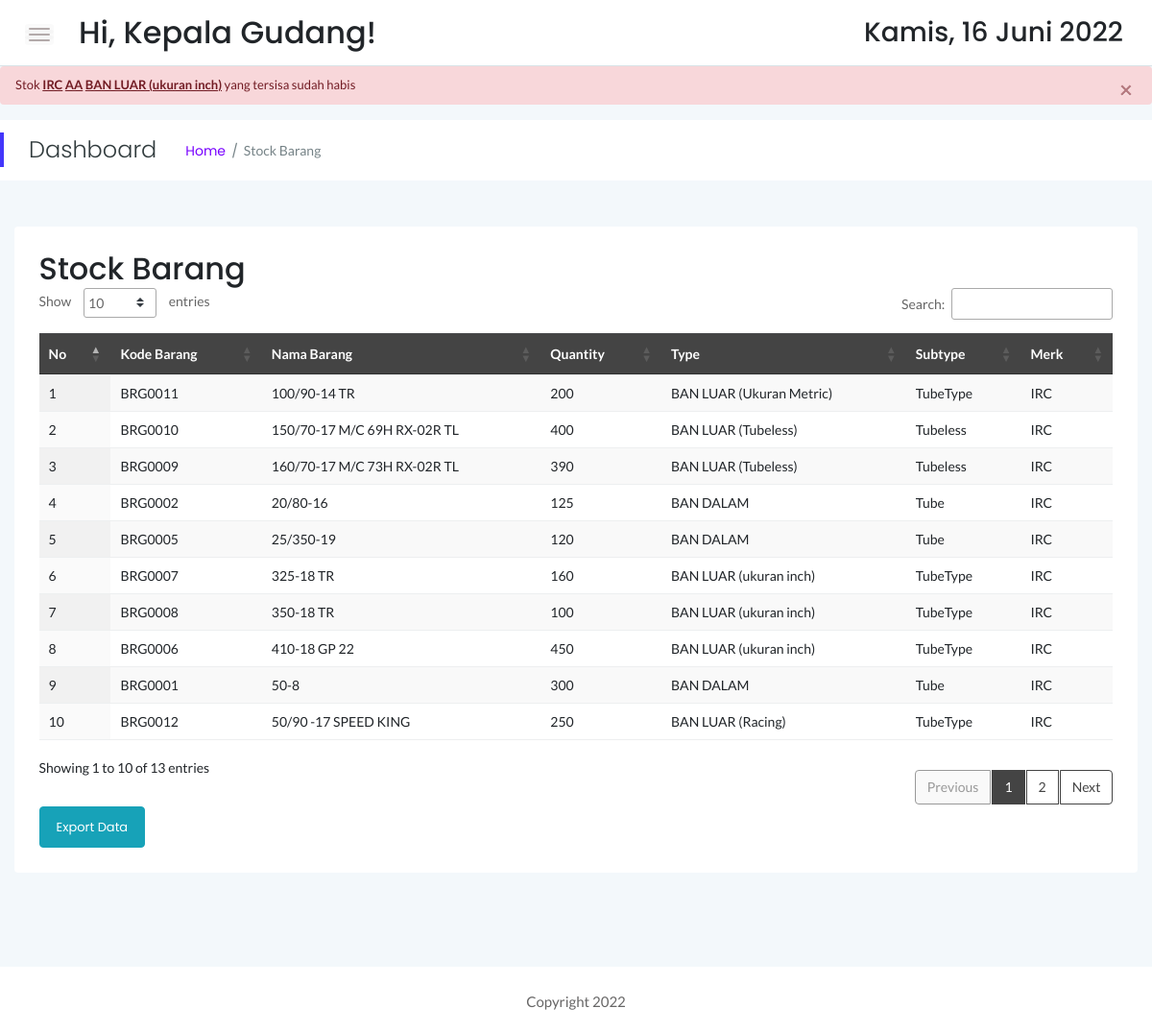
/inven/stock/stock.php (signed in), run on the app's committed database.
### tables this page shows
CREATE TABLE IF NOT EXISTS `sstock_brg` (
  `idx` int(11) NOT NULL AUTO_INCREMENT,
  `kode_brg` varchar(255) NOT NULL,
  `nama` varchar(55) NOT NULL,
  `harga` int(255) NOT NULL,
  `diskon` int(11) NOT NULL,
  `stock` int(12) NOT NULL,
  `jenis` varchar(30) NOT NULL,
  `subtype` varchar(255) NOT NULL,
  `merk` varchar(40) NOT NULL,
  `keterangan` varchar(255) NOT NULL,
  `tgl_input` datetime NOT NULL,
  PRIMARY KEY (`idx`)
);

### inven/stock/stock.php (the view, shortened to what this page needs)
<!doctype html>
<html class="no-js" lang="en">
<?php
    include '../dbconnect.php';
	?>
<head>
    <link rel="stylesheet" href="assets/css/bootstrap.min.css">
    <link rel="stylesheet" href="assets/css/font-awesome.min.css">
    <link rel="stylesheet" href="assets/css/themify-icons.css">
    <link rel="stylesheet" href="assets/css/metisMenu.css">
    <link rel="stylesheet" href="assets/css/owl.carousel.min.css">
    <link rel="stylesheet" href="assets/css/slicknav.min.css">
    <link rel="stylesheet" href="https://www.amcharts.com/lib/3/plugins/export/export.css" type="text/css" media="all" />
	<link rel="stylesheet" type="text/css" href="https://cdn.datatables.net/1.10.19/css/jquery.dataTables.min.css">
    <link rel="stylesheet" type="text/css" href="https://cdn.datatables.net/1.10.19/css/jquery.dataTables.css">
    <link rel="stylesheet" type="text/css" href="https://cdn.datatables.net/1.10.18/css/dataTables.bootstrap4.min.css">
    <link rel="stylesheet" type="text/css" href="https://cdn.datatables.net/responsive/2.2.3/css/responsive.bootstrap.min.css">
    <link rel="stylesheet" type="text/css" href="https://cdn.datatables.net/responsive/2.2.3/css/responsive.jqueryui.min.css">
	<link rel="stylesheet" type="text/css" href="https://cdn.datatables.net/buttons/1.5.2/css/buttons.dataTables.min.css">
    <link rel="stylesheet" href="assets/css/typography.css">
    <link rel="stylesheet" href="assets/css/default-css.css">
    <link rel="stylesheet" href="assets/css/styles.css">
    <link rel="stylesheet" href="assets/css/responsive.css">
</head>
<body>
    <div class="page-container">
        <div class="main-content">
            <div class="header-area">
                <div class="row align-items-center">
                    <div class="col-md-6 col-sm-8 clearfix">
                        <div class="nav-btn pull-left">
                            <span></span>
                            <span></span>
                            <span></span>
                        </div>
                        <div class="search-box pull-left">
                            <form action="#">
                                <h2>Hi, <?=$_SESSION['user'];?>!</h2>
                            </form>
                        </div>
                    </div>
                    <div class="col-md-6 col-sm-4 clearfix">
                        <ul class="notification-area pull-right">
                            <li><h3><div class="date">
						</b></div></h3>
						</li>
                        </ul>
                    </div>
                </div>
            </div>
			<?php
				$periksa_bahan=mysqli_query($conn,"select * from sstock_brg where stock <1");
				while($p=mysqli_fetch_array($periksa_bahan)){
					if($p['stock']<=1){
						?>
						<?php
						echo "<div class='alert alert-danger alert-dismissible fade show'><button type='button' class='close' data-dismiss='alert'>&times;</button>Stok  <strong><u>".$p['merk']. "</u> <u>".($p['nama'])."</u> <u>".$p['jenis']."</u></strong> yang tersisa sudah habis</div>";
					}
				}
				?>
            <div class="page-title-area">
                <div class="row align-items-center">
                    <div class="col-sm-6">
                        <div class="breadcrumbs-area clearfix">
                            <h4 class="page-title pull-left">Dashboard</h4>
                            <ul class="breadcrumbs pull-left">
                                <li><a href="index.php">Home</a></li>
                                <li><span>Stock Barang</span></li>
                            </ul>
                        </div>
                    </div>
                    <div class="col-sm-6 clearfix">
                    </div>
                </div>
            </div>
            <div class="main-content-inner">
                <div class="row mt-5 mb-5">
                    <div class="col-12">
                        <div class="card">
                            <div class="card-body">
                                <div class="d-sm-flex justify-content-between align-items-center">
									<h2>Stock Barang</h2>
                                </div>
                                    <div class="data-tables datatable-dark">
										 <table id="dataTable3" class="display" style="width:100%"><thead class="thead-dark">
											<tr>
												<th>No</th>
                                                <th>Kode Barang</th>
												<th>Nama Barang</th>
                                                <th>Quantity</th>
                                                <th>Type</th>
                                                <th>Subtype</th>
                                                <th>Merk</th>
											</tr></thead><tbody>
											<?php
											$brgs=mysqli_query($conn,"SELECT * from sstock_brg order by nama ASC");
											$no=1;
											while($p=mysqli_fetch_array($brgs)){
												?>
												<tr>
													<td><?php echo $no++ ?></td>
                                                    <td><?php echo $p['kode_brg'] ?></td>
													<td><?php echo $p['nama'] ?></td>
													<td><?php echo $p['stock'] ?></td>
													<td><?php echo $p['jenis'] ?></td>
													<td><?php echo $p['subtype'] ?></td>
													<td><?php echo $p['merk'] ?></td>
												</tr>
												<?php
											}
											?>
										</tbody>
										</table>
                                    </div>
									<a href="exportstkbhn.php" target="_blank" class="btn btn-info">Export Data</a>
                                </div>
                            </div>
                        </div>
                    </div>
                </div>
            </div>
        </div>
        <footer>
            <div class="footer-area">
                <p>Copyright 2022</p>
            </div>
        </footer>
</body>
</html>

### data on the page
sstock_brg: merk "IRC", nama "AA", jenis "BAN LUAR (ukuran inch)"
sstock_brg: kode_brg "BRG0011", nama "100/90-14 TR", stock "200", jenis "BAN LUAR (Ukuran Metric)", subtype "TubeType", merk "IRC"
sstock_brg: kode_brg "BRG0010", nama "150/70-17 M/C 69H RX-02R TL", stock "400", jenis "BAN LUAR (Tubeless)", subtype "Tubeless", merk "IRC"
sstock_brg: kode_brg "BRG0009", nama "160/70-17 M/C 73H RX-02R TL", stock "390", jenis "BAN LUAR (Tubeless)", subtype "Tubeless", merk "IRC"
sstock_brg: kode_brg "BRG0002", nama "20/80-16", stock "125", jenis "BAN DALAM", subtype "Tube", merk "IRC"
sstock_brg: kode_brg "BRG0005", nama "25/350-19", stock "120", jenis "BAN DALAM", subtype "Tube", merk "IRC"
sstock_brg: kode_brg "BRG0007", nama "325-18 TR", stock "160", jenis "BAN LUAR (ukuran inch)", subtype "TubeType", merk "IRC"
sstock_brg: kode_brg "BRG0008", nama "350-18 TR", stock "100", jenis "BAN LUAR (ukuran inch)", subtype "TubeType", merk "IRC"
sstock_brg: kode_brg "BRG0006", nama "410-18 GP 22", stock "450", jenis "BAN LUAR (ukuran inch)", subtype "TubeType", merk "IRC"
sstock_brg: kode_brg "BRG0001", nama "50-8", stock "300", jenis "BAN DALAM", subtype "Tube", merk "IRC"
sstock_brg: kode_brg "BRG0012", nama "50/90 -17 SPEED KING", stock "250", jenis "BAN LUAR (Racing)", subtype "TubeType", merk "IRC"

### other printed values
$_SESSION['user'] "Kepala Gudang"
